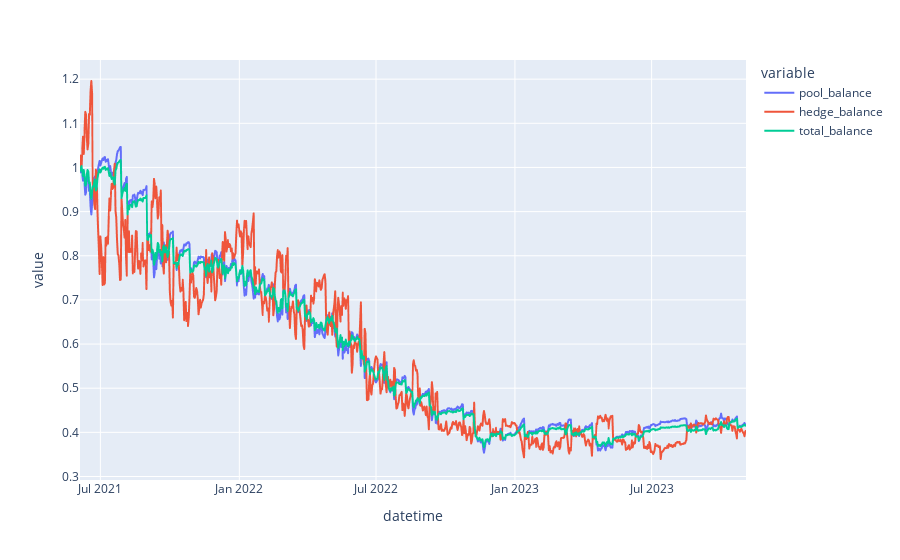

Here is the notebook cell this chart was saved with:
### Code cell
px.line(df.sort_values('datetime'), x='datetime', y=['pool_balance', 'hedge_balance', 'total_balance'])

### Figure 1 — Plotly figure (JSON) as saved in the notebook; plotly's stock layout.template omitted (floating-point values rounded to 4 significant figures; data arrays with more than 128 entries replaced by an {"elided": "..."} marker saying what was removed)
{"data": [{"hovertemplate": "variable=pool_balance<br>datetime=%{x}<br>value=%{y}<extra></extra>", "legendgroup": "pool_balance", "line": {"color": "#636efa", "dash": "solid"}, "marker": {"symbol": "circle"}, "mode": "lines", "name": "pool_balance", "showlegend": true, "type": "scattergl", "x": {"elided": "883 str values"}, "xaxis": "x", "y": {"elided": "883 float values"}, "yaxis": "y"}, {"hovertemplate": "variable=hedge_balance<br>datetime=%{x}<br>value=%{y}<extra></extra>", "legendgroup": "hedge_balance", "line": {"color": "#EF553B", "dash": "solid"}, "marker": {"symbol": "circle"}, "mode": "lines", "name": "hedge_balance", "showlegend": true, "type": "scattergl", "x": {"elided": "883 str values"}, "xaxis": "x", "y": {"elided": "883 float values"}, "yaxis": "y"}, {"hovertemplate": "variable=total_balance<br>datetime=%{x}<br>value=%{y}<extra></extra>", "legendgroup": "total_balance", "line": {"color": "#00cc96", "dash": "solid"}, "marker": {"symbol": "circle"}, "mode": "lines", "name": "total_balance", "showlegend": true, "type": "scattergl", "x": {"elided": "883 str values"}, "xaxis": "x", "y": {"elided": "883 float values"}, "yaxis": "y"}], "layout": {"legend": {"title": {"text": "variable"}, "tracegroupgap": 0}, "margin": {"t": 60}, "xaxis": {"anchor": "y", "domain": [0, 1], "title": {"text": "datetime"}}, "yaxis": {"anchor": "x", "domain": [0, 1], "title": {"text": "value"}}}}
